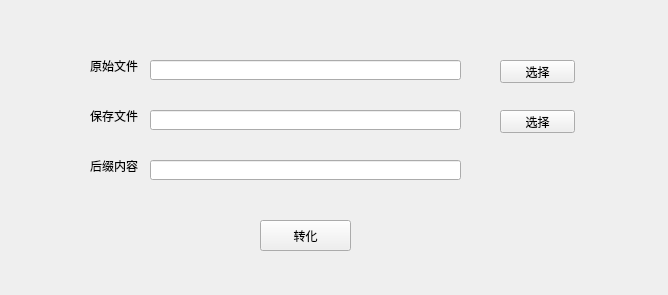
<?xml version="1.0" encoding="UTF-8"?>
<ui version="4.0">
 <class>MainWindow</class>
 <widget class="QMainWindow" name="MainWindow">
  <property name="geometry">
   <rect>
    <x>0</x>
    <y>0</y>
    <width>668</width>
    <height>295</height>
   </rect>
  </property>
  <property name="windowTitle">
   <string>CRC验证打包工具V1.2</string>
  </property>
  <widget class="QWidget" name="centralwidget">
   <widget class="QLineEdit" name="sFileEdit">
    <property name="geometry">
     <rect>
      <x>150</x>
      <y>60</y>
      <width>311</width>
      <height>20</height>
     </rect>
    </property>
   </widget>
   <widget class="QLabel" name="label">
    <property name="geometry">
     <rect>
      <x>90</x>
      <y>60</y>
      <width>54</width>
      <height>12</height>
     </rect>
    </property>
    <property name="text">
     <string>原始文件</string>
    </property>
   </widget>
   <widget class="QPushButton" name="sFileBtn">
    <property name="geometry">
     <rect>
      <x>500</x>
      <y>60</y>
      <width>75</width>
      <height>23</height>
     </rect>
    </property>
    <property name="text">
     <string>选择</string>
    </property>
   </widget>
   <widget class="QLabel" name="label_2">
    <property name="geometry">
     <rect>
      <x>90</x>
      <y>110</y>
      <width>54</width>
      <height>12</height>
     </rect>
    </property>
    <property name="text">
     <string>保存文件</string>
    </property>
   </widget>
   <widget class="QLineEdit" name="fileEdit">
    <property name="geometry">
     <rect>
      <x>150</x>
      <y>110</y>
      <width>311</width>
      <height>20</height>
     </rect>
    </property>
   </widget>
   <widget class="QPushButton" name="fileBtn">
    <property name="geometry">
     <rect>
      <x>500</x>
      <y>110</y>
      <width>75</width>
      <height>23</height>
     </rect>
    </property>
    <property name="text">
     <string>选择</string>
    </property>
   </widget>
   <widget class="QLineEdit" name="suffixEdit">
    <property name="geometry">
     <rect>
      <x>150</x>
      <y>160</y>
      <width>311</width>
      <height>20</height>
     </rect>
    </property>
    <property name="text">
     <string/>
    </property>
   </widget>
   <widget class="QLabel" name="label_4">
    <property name="geometry">
     <rect>
      <x>90</x>
      <y>160</y>
      <width>54</width>
      <height>12</height>
     </rect>
    </property>
    <property name="text">
     <string>后缀内容</string>
    </property>
   </widget>
   <widget class="QPushButton" name="startBtn">
    <property name="geometry">
     <rect>
      <x>260</x>
      <y>220</y>
      <width>91</width>
      <height>31</height>
     </rect>
    </property>
    <property name="text">
     <string>转化</string>
    </property>
   </widget>
  </widget>
 </widget>
 <resources/>
 <connections/>
</ui>
